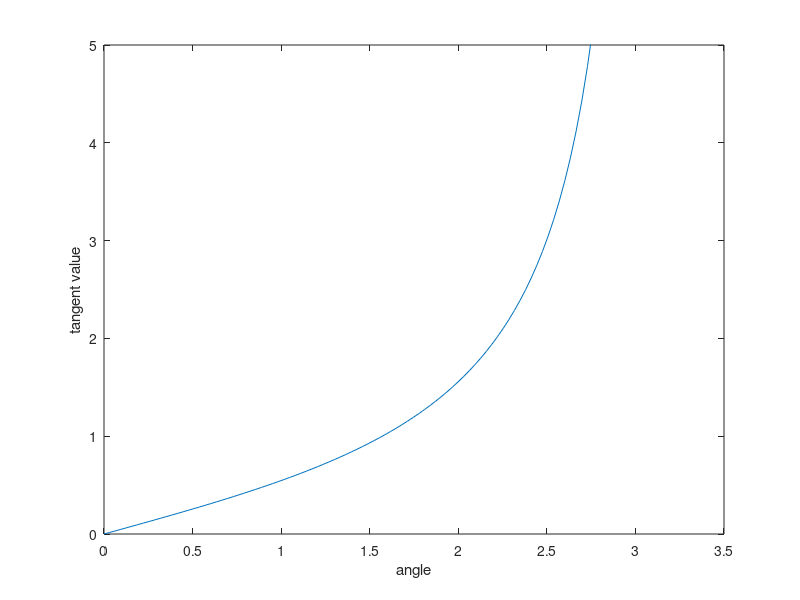

This figure's MATLAB source: (Note: this script raises an error after producing the figure.)
angle=linspace(0,pi,100);
ytan=tan(angle);
plot(angle,ytan);ylabel('tangent value');xlabel('angle');

angles=linspace(0,pi/2,100);
ytan=tan(angles);
plot(angle,ytan);ylabel('tangent value');xlabel('angle');ylim([0 5]);

atan2(1)

atan(1)


%%
XL=-100; XR=100;
XL=-2000; XR=1;
XL=-1; XR=2000;
XL=-500; XR=1500;

d=sqrt(XL.^2+XR.^2)
theta=2*atan(-XL/XR)
XJ=d*cos(theta);
YJ=d*sin(theta);
plot(XJ,YJ,'go',XL,0,'ro',XR,0,'bo');xlim([-2100 2100]);ylim([-2100 2100]);
